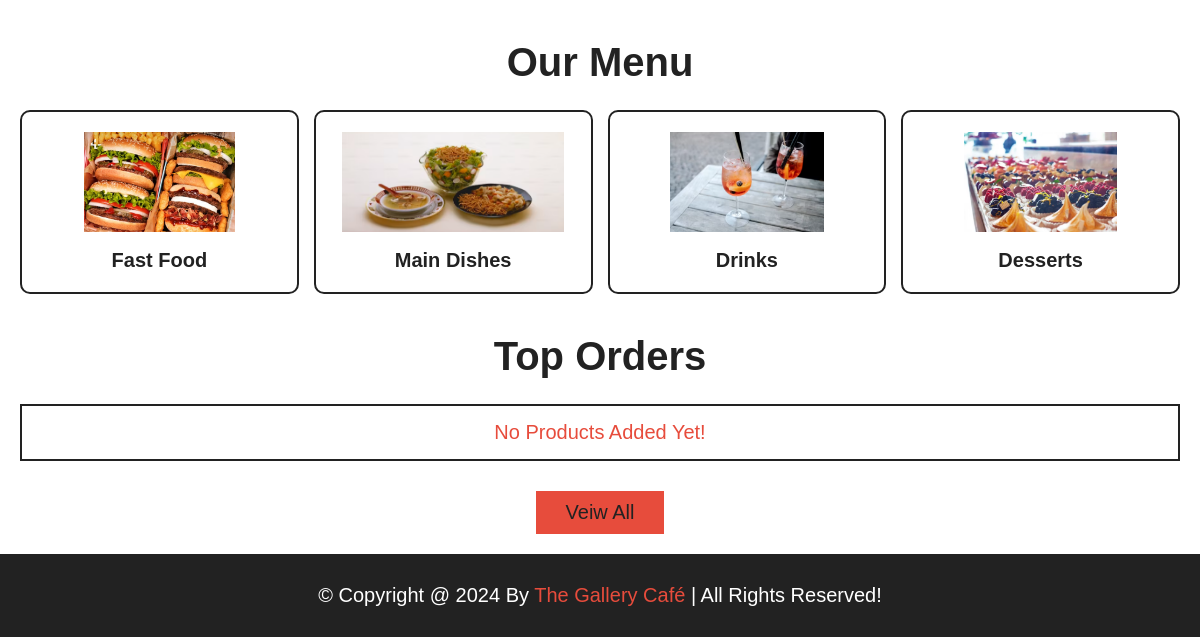
Page /home.php (lower part) on the earlier database version.
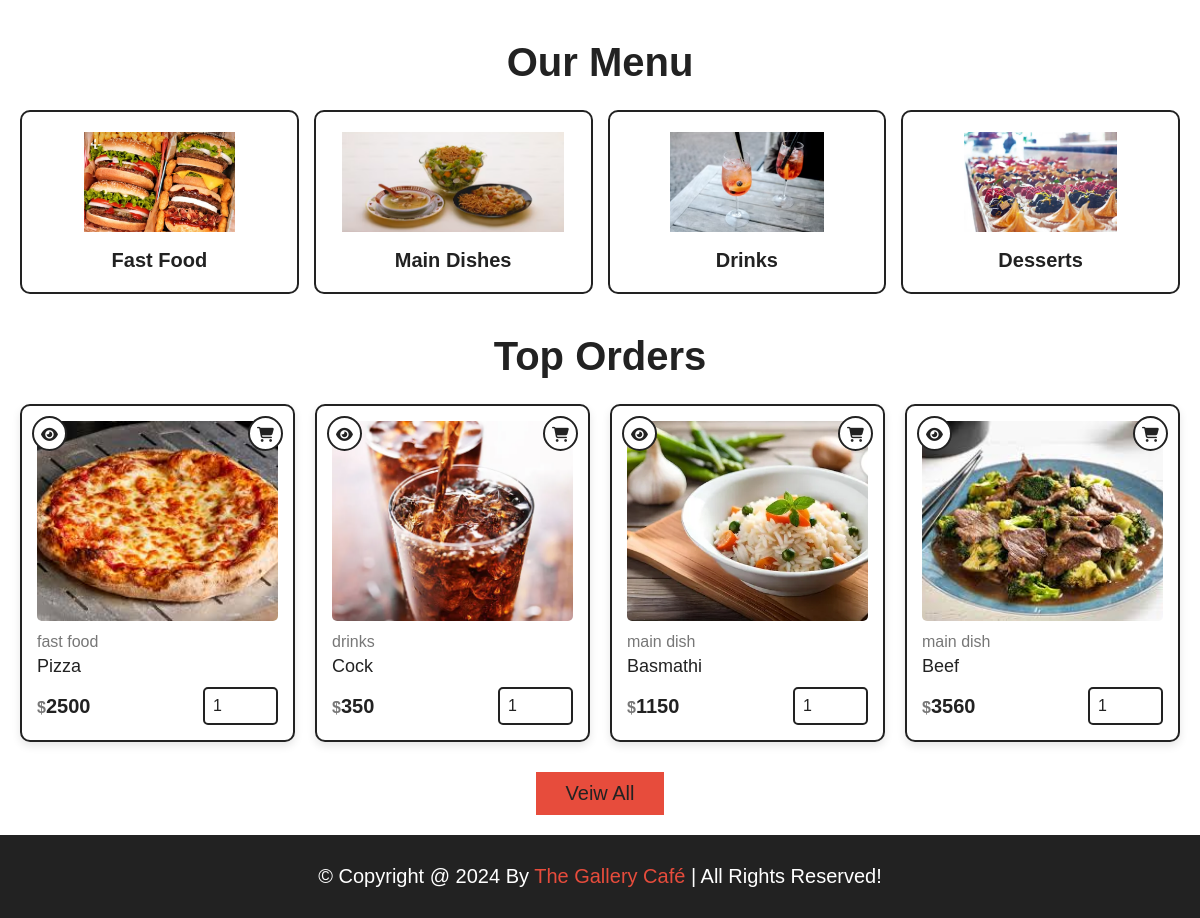
Same page on the later database version.
### tables this page shows
CREATE TABLE `products` (
  `id` int(100) NOT NULL,
  `name` varchar(100) NOT NULL,
  `category` varchar(100) NOT NULL,
  `cousin_type` varchar(255) NOT NULL,
  `price` int(10) NOT NULL,
  `image` varchar(100) NOT NULL
);

### home.php (the view, shortened to what this page needs)
<?php
include 'components/connect.php';
?>
<!DOCTYPE html>
<html lang="en">
<head>
   <link rel="stylesheet" href="https://unpkg.com/swiper@8/swiper-bundle.min.css" />
   <link rel="stylesheet" href="https://cdnjs.cloudflare.com/ajax/libs/font-awesome/6.1.1/css/all.min.css">
   <link rel="stylesheet" href="css/style.css">
</head>
<body>
<section class="hero">
</section>
<section class="category">
   <h1 class="title">Our Menu</h1>
   <div class="box-container">
      <a href="category.php?category=fast food" class="box">
         <img src="images/cat-1.png" alt="">
         <h3>fast food</h3>
      </a>
      <a href="category.php?category=main dish" class="box">
         <img src="images/cat-2.png" alt="">
         <h3>main dishes</h3>
      </a>
      <a href="category.php?category=drinks" class="box">
         <img src="images/cat-3.png" alt="">
         <h3>drinks</h3>
      </a>
      <a href="category.php?category=desserts" class="box">
         <img src="images/cat-4.png" alt="">
         <h3>desserts</h3>
      </a>
   </div>
</section>
<section class="products">
   <h1 class="title">Top Orders</h1>
   <div class="box-container">
      <?php
         $select_products = $conn->prepare("SELECT * FROM `products` LIMIT 6");
         $select_products->execute();
         if($select_products->rowCount() > 0){
            while($fetch_products = $select_products->fetch(PDO::FETCH_ASSOC)){
      ?>
      <form action="" method="post" class="box">
         <a href="quick_view.php?pid=<?= $fetch_products['id']; ?>" class="fas fa-eye"></a>
         <button type="submit" class="fas fa-shopping-cart" name="add_to_cart"></button>
         <img src="uploaded_img/<?= $fetch_products['image']; ?>" alt="">
         <a href="category.php?category=<?= $fetch_products['category']; ?>" class="cat"><?= $fetch_products['category']; ?></a>
         <div class="name"><?= $fetch_products['name']; ?></div>
         <div class="flex">
            <div class="price"><span>$</span><?= $fetch_products['price']; ?></div>
            <input type="number" name="qty" class="qty" min="1" max="99" value="1" maxlength="2">
         </div>
      </form>
      <?php
            }
         }else{
            echo '<p class="empty">no products added yet!</p>';
         }
      ?>
   </div>
   <div class="more-btn">
      <a href="menu.php" class="btn">veiw all</a>
   </div>
</section>
<?php include 'components/footer.php'; ?>
</body>
</html>

Differences in the rows shown:
added products: image (picture), category "fast food", name "Pizza", price "2500"
added products: image (picture), category "drinks", name "Cock", price "350"
added products: image (picture), category "main dish", name "Basmathi", price "1150"
added products: image (picture), category "main dish", name "Beef", price "3560"
Other differences:
text no longer shown: "No Products Added Yet!"
